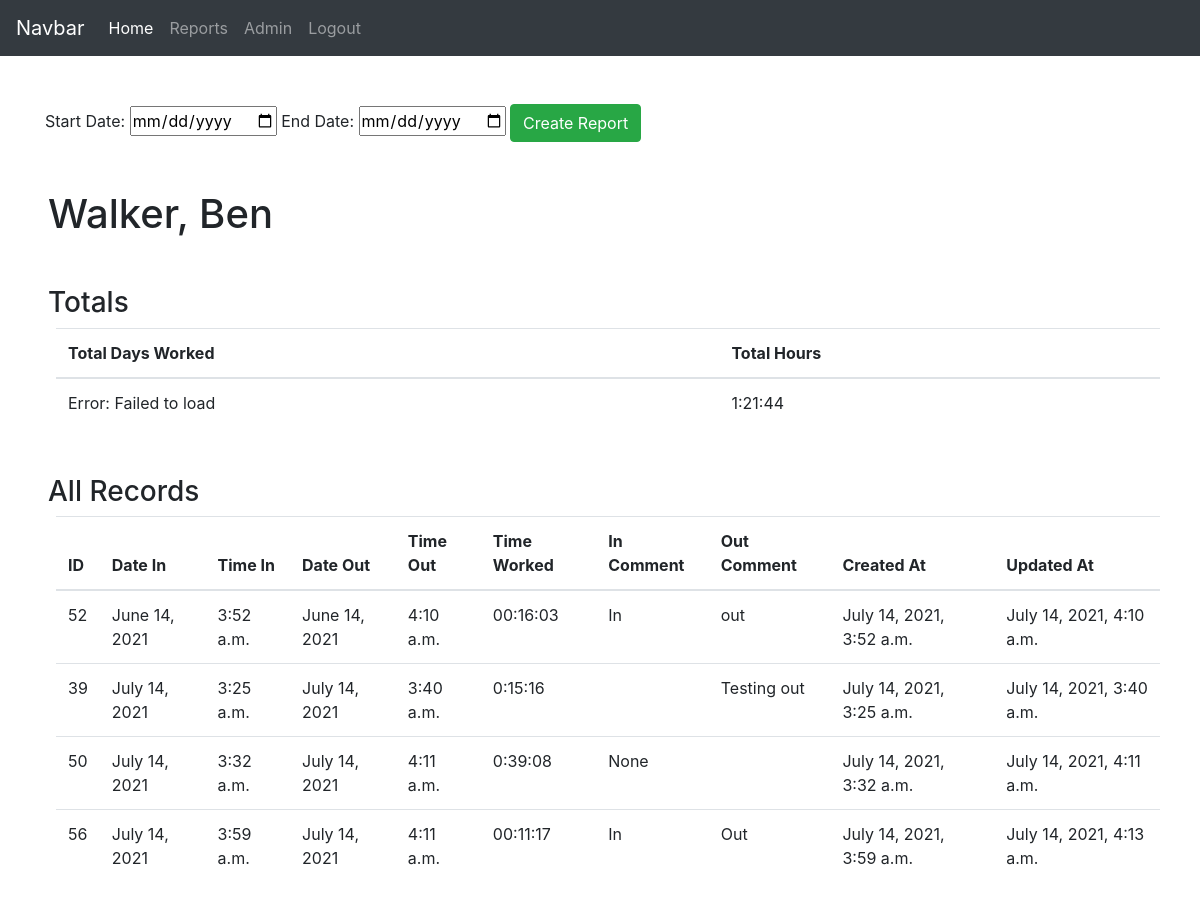
The app's page /reports/22 (signed in), older data.
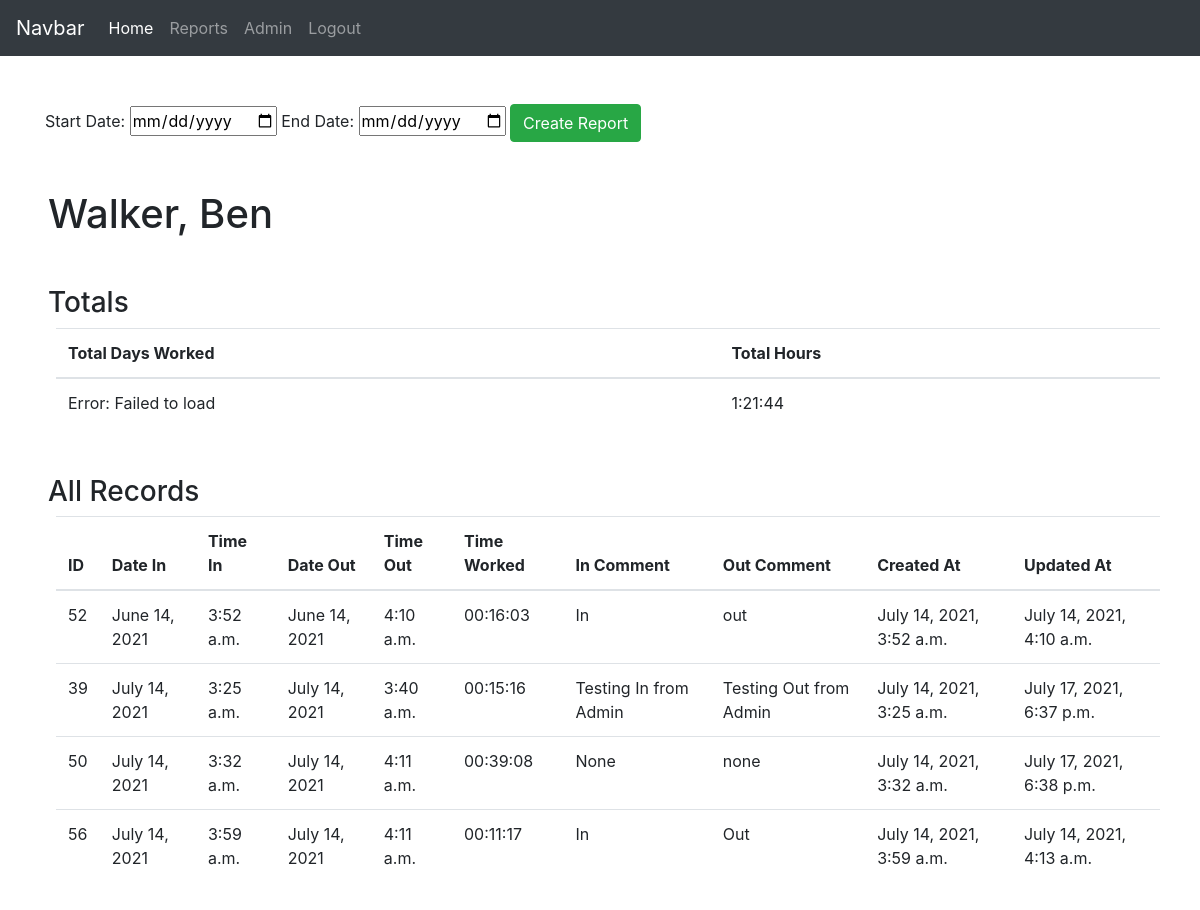
The same page, newer data.
### frontend/models.py (models this page shows)
class ClockSystem(models.Model):
    employee=models.ForeignKey(Employee, related_name="clockSystem", on_delete=models.CASCADE)
    location=models.CharField(max_length=60, null=True)
    role=models.CharField(max_length=80, null=True)
    time_worked=models.CharField(max_length=255, null=True)
    in_comment=models.TextField(null=True)
    out_comment=models.TextField(null=True)
    date_in=models.DateField(null=True)
    date_out=models.DateField(null=True)
    clocked_in_at=models.TimeField()
    clocked_out_at=models.TimeField(null=True)
    objects=ClockSystemManager()
    created_at=models.DateTimeField(auto_now_add=True)
    updated_at=models.DateTimeField(auto_now=True)
    class Meta:
        ordering = (
            'date_in',
            'date_out',
            'clocked_in_at',
            'clocked_out_at',
            'employee',
            'location',
            'role',
            'time_worked',
            'in_comment',
            'out_comment',
        )

### reports/views.py (the view)
def employee_report(request, employee_id):
    if 'user_id' not in request.session:
        return redirect('/')
    context = {
        'e': Employee.objects.get(id=employee_id),
        'all_clockins': ClockSystem.objects.filter(employee=employee_id),
        'total_time_worked': "",
    }
    datetimeFormat = '%H:%M:%S'
    timeList = []
    for data in context['all_clockins']:
        timeList.append(data.time_worked)
    totalSecs = 0
    for tm in timeList:
        timeParts = [int(s) for s in tm.split(':')]
        totalSecs += (timeParts[0] * 60 + timeParts[1]) * 60 + timeParts[2]
    totalSecs, sec = divmod(totalSecs, 60)
    hr, min = divmod(totalSecs, 60)
    total_time_worked = "%d:%02d:%02d" % (hr, min, sec)
    print('Employee: ' + context['e'].last_name + ', ' + context['e'].first_name + ' - Total hours worked: ' + total_time_worked )
    context['total_time_worked'] = total_time_worked
    return render(request, 'employee-report.html', context)

### reports/templates/employee-report.html (shortened to what this page needs)
<!DOCTYPE html>
<html lang="en">
    <head>
        {% load static %}
        <link rel="stylesheet" href="https://maxcdn.bootstrapcdn.com/bootstrap/4.0.0/css/bootstrap.min.css">
        <Link rel="stylesheet" href="{% static 'css/style.css' %}" />
    </head>
    <body>
        <div class="reports">
            <nav class="navbar navbar-expand-lg navbar-dark bg-dark">
                <a class="navbar-brand" href="#">Navbar</a>
                <div class="collapse navbar-collapse" id="navbarNavAltMarkup">
                    <div class="navbar-nav">
                        <a class="nav-item nav-link active" href="/dashboard">Home <span class="sr-only">(current)</span></a>
                        <a class="nav-item nav-link" href="/reports">Reports</a>
                        <a class="nav-item nav-link" href="/admin">Admin</a>
                        <a class="nav-item nav-link" href="/logout">Logout</a>
                    </div>
                </div>
            </nav>
            <div class="container mt-5">
                <div class="report-filter">
                    <form class="form" action="/reports/{{e.id}}/process_report" method="POST">
                        <label for="start_date">Start Date: </label>
                        <input type="date" name="start_date" value="start_date" />
                        <label for="end_date">End Date: </label>
                        <input type="date" name="end_date" value="end_date" />
                        <button class="btn btn-success" type="submit">Create Report</button>
                    </form>
                </div>
            </div>
            <h1 class="m-5">{{ e.last_name }}, {{ e.first_name }}</h1>
            <section class="totals m-5">
                <h3>Totals</h3>
                <table class="table m-2">
                    <thead>
                        <th>Total Days Worked</th>
                        <th>Total Hours</th>
                    </thead>
                    <tbody>
                        <td>Error: Failed to load</td>
                        <td>{{ total_time_worked }}</td>
                </table>
            </section>
            <section class="data-sec m-5">
                <h3>All Records</h3>
                <table class="table m-2">
                    <thead>
                        <th>ID</th>
                        <th>Date In</th>
                        <th>Time In</th>
                        <th>Date Out</th>
                        <th>Time Out</th>
                        <th>Time Worked</th>
                        <th>In Comment</th>
                        <th>Out Comment</th>
                        <th>Created At</th>
                        <th>Updated At</th>
                    </thead>
                    <tbody>
                        {% for res in all_clockins %}
                            <tr>
                                <td>{{ res.id }}</td>
                                <td>{{ res.date_in}}</td>
                                <td>{{ res.clocked_in_at }}
                                <td>{{ res.date_out }}</td>
                                <td>{{ res.clocked_out_at }}</td>
                                <td>{{ res.time_worked }}</td>
                                <td>{{ res.in_comment }}</td>
                                <td>{{ res.out_comment }}</td>
                                <td>{{ res.created_at }}</td>
                                <td>{{ res.updated_at }}</td>
                            </tr>
                        {% endfor %}
                    </tbody>
                </table>
            </section>
        </div>
    </body>
</html>

Row changes from the older to the newer data that the page shows:
changed ClockSystem id 39: time_worked "0:15:16" → "00:15:16"; in_comment (not shown) → "Testing In from Admin"; out_comment "Testing out" → "Testing Out from Admin"; updated_at "July 14, 2021, 3:40 a.m." → "July 17, 2021, 6:37 p.m."
changed ClockSystem "None": time_worked "0:39:08" → "00:39:08"; out_comment (not shown) → "none"; updated_at "July 14, 2021, 4:11 a.m." → "July 17, 2021, 6:38 p.m."
